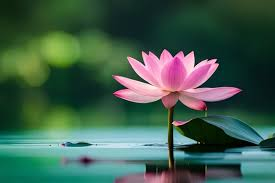
#> input picture sarjitha/08-08-2024/louts.jpg, 275 x 183 px
$ python activity.3.py
#> lines starting #> are read from the running program, lines starting #| are printed output that depends on the picture
# Import necessary libraries
import cv2
import matplotlib.pyplot as plt
import imageio.v2 as imageio

# Load an image
image = cv2.imread('louts.jpg')
#> image is the input picture: shape (183, 275, 3); mean B, G, R 77.6, 94.2, 62.7

# Check if the image was loaded successfully
if image is None:
    print("Could not load image. Please check the file path.")
    exit()

# Convert the image from BGR (OpenCV format) to RGB (Matplotlib format)
image_rgb = cv2.cvtColor(image, cv2.COLOR_BGR2RGB)

# Apply Gaussian blur to denoise
denoised_image = cv2.GaussianBlur(image_rgb, (11, 11), 0)
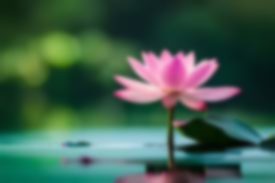
#> denoised_image: shape (183, 275, 3); mean R, G, B 62.7, 94.2, 77.6

# Display the original and denoised images
plt.figure(figsize=(10, 5))

plt.subplot(1, 2, 1)
plt.title('Original Image')
plt.imshow(image_rgb)
plt.axis('off')  # Hide axes

plt.subplot(1, 2, 2)
plt.title('Denoised Image')
plt.imshow(denoised_image)
plt.axis('off')

plt.show()
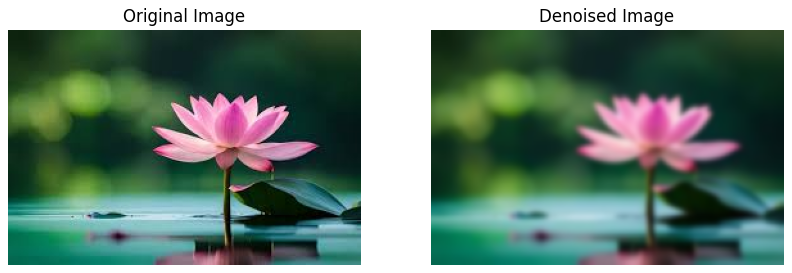
#> figure drawn by matplotlib, 2 panels

# Convert to grayscale
gray_image = cv2.cvtColor(image_rgb, cv2.COLOR_RGB2GRAY)
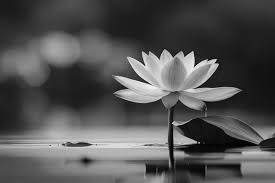
#> gray_image: shape (183, 275); min 0, max 248, mean 82.9

# Apply histogram equalization
equalized_image = cv2.equalizeHist(gray_image)
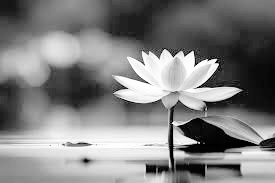
#> equalized_image: shape (183, 275); min 0, max 255, mean 128.5

# Display the grayscale and equalized images
plt.figure(figsize=(10, 5))

plt.subplot(1, 2, 1)
plt.title('Gray Image')
plt.imshow(gray_image, cmap="gray")
plt.axis('off')

plt.subplot(1, 2, 2)
plt.title('Equalized Image')
plt.imshow(equalized_image, cmap="gray")
plt.axis('off')

plt.show()

$ run again, with sarjitha/08-08-2024/rose.jpeg copied over sarjitha/08-08-2024/louts.jpg
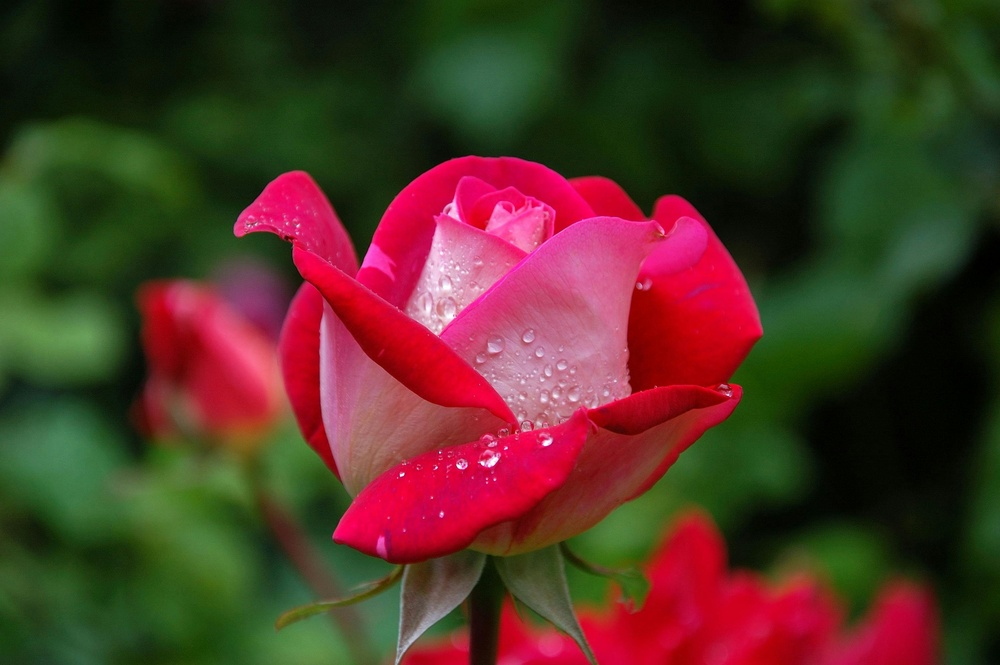
#> input picture sarjitha/08-08-2024/rose.jpeg, 1000 x 665 px, shrunk from 3008 x 2000 before the run
#> image is the input picture: shape (665, 1000, 3); mean B, G, R 38.3, 51.3, 81.6
#> `equalized_image = cv2.equalizeHist(gray_image)`:
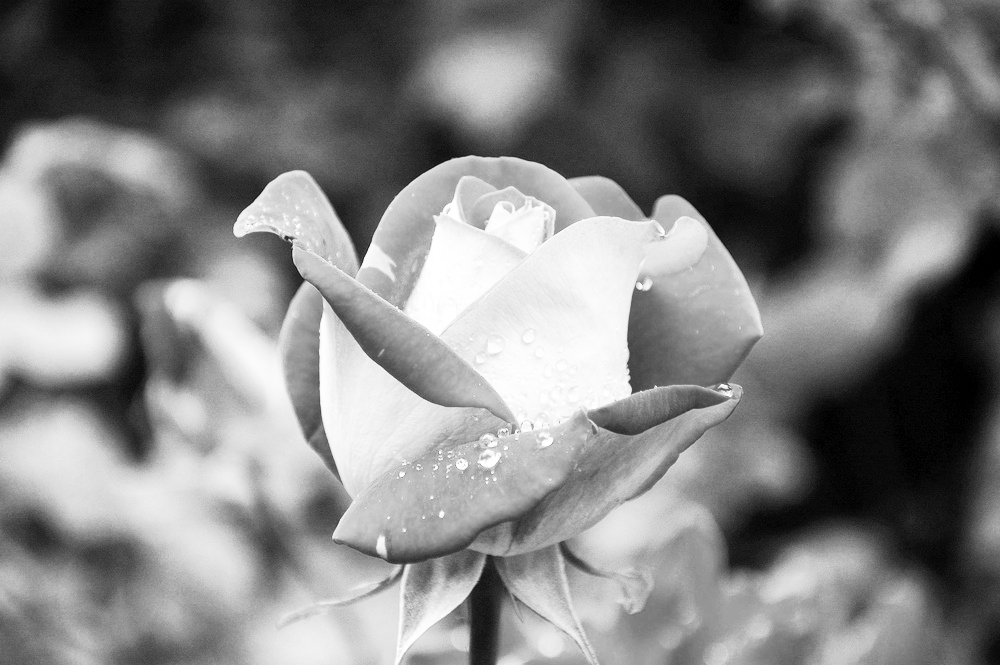
#> equalized_image: shape (665, 1000); min 0, max 255, mean 128.6
#> `plt.show()`:
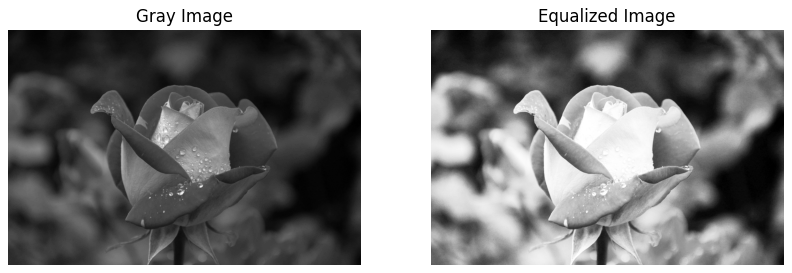
#> figure drawn by matplotlib, 2 panels
